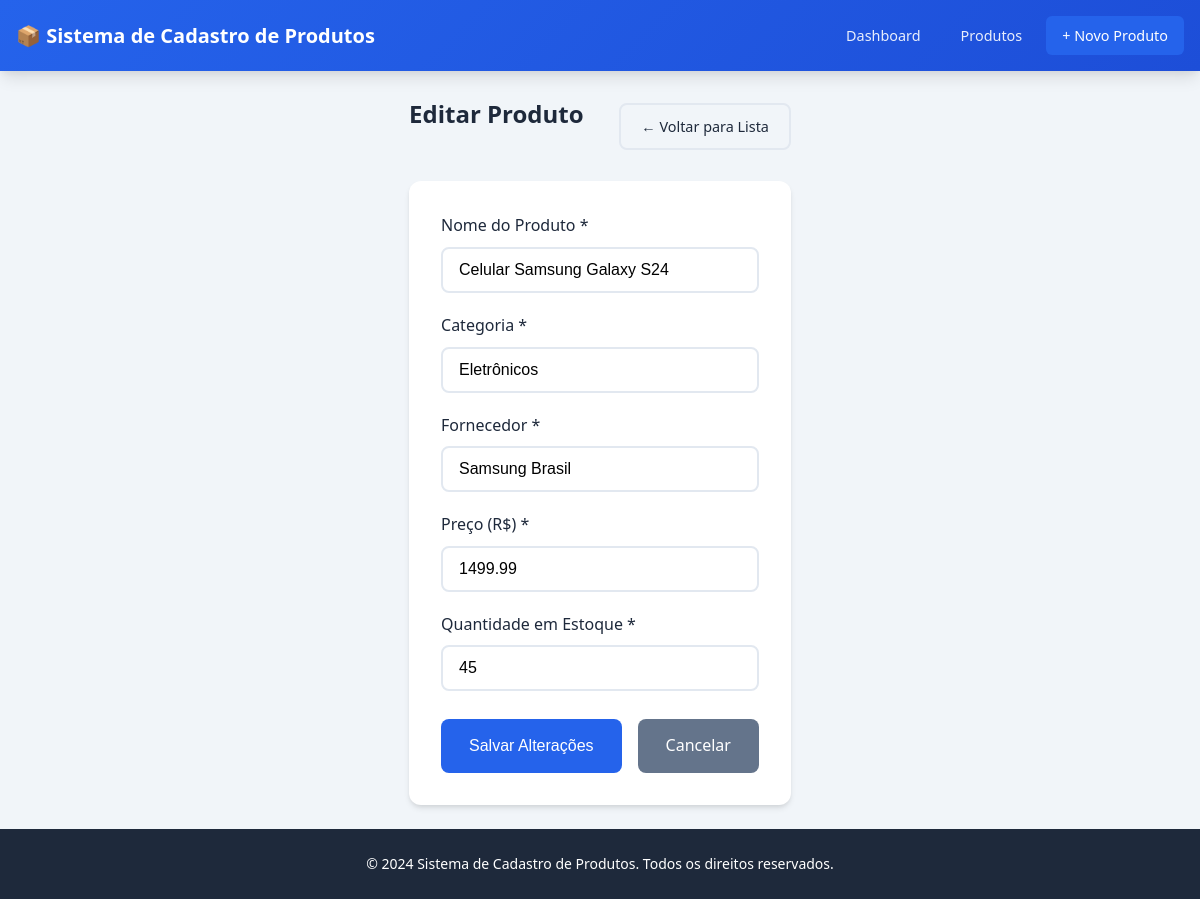
Screenshot of /produto/editar/3 with the database file from the repository.
### tables this page shows
CREATE TABLE produtos (
            id INTEGER PRIMARY KEY AUTOINCREMENT,
            nome TEXT NOT NULL,
            categoria TEXT NOT NULL,
            preco REAL NOT NULL,
            quantidade INTEGER NOT NULL DEFAULT 0,
            fornecedor TEXT NOT NULL,
            criado_em TIMESTAMP DEFAULT CURRENT_TIMESTAMP,
            atualizado_em TIMESTAMP DEFAULT CURRENT_TIMESTAMP
        );

### app.py (the view, shortened to what this page needs)
@app.route('/produto/editar/<int:id>', methods=['GET', 'POST'])
def editar_produto(id):
    conn = get_db_connection()
    produto = conn.execute('SELECT * FROM produtos WHERE id = ?', (id,)).fetchone()
    if not produto:
        flash('Produto não encontrado.', 'error')
        conn.close()
        return redirect(url_for('listar_produtos'))
    conn.close()
    return render_template('formulario.html', produto=produto, acao='editar')

### app.py (called while the page is built)
def get_db_connection():
    conn = sqlite3.connect(DATABASE)
    conn.row_factory = sqlite3.Row
    return conn

### templates/formulario.html (shortened to what this page needs)
<!DOCTYPE html>
<html lang="pt-BR">
<head>
    <link rel="stylesheet" href="{{ url_for('static', filename='style.css') }}">
</head>
<body>
    <header class="header">
        <div class="container">
            <h1>📦 Sistema de Cadastro de Produtos</h1>
            <nav class="nav">
                <a href="{{ url_for('dashboard') }}" class="nav-link">Dashboard</a>
                <a href="{{ url_for('listar_produtos') }}" class="nav-link">Produtos</a>
                <a href="{{ url_for('novo_produto') }}" class="nav-link btn-primary">+ Novo Produto</a>
            </nav>
        </div>
    </header>
    <main class="container main-content">
        <div class="page-header">
            <h2>{% if acao == 'cadastrar' %}Cadastrar Novo Produto{% else %}Editar Produto{% endif %}</h2>
            <a href="{{ url_for('listar_produtos') }}" class="btn btn-outline">← Voltar para Lista</a>
        </div>
        <div class="form-container">
            <form method="POST" action="{% if acao == 'cadastrar' %}{{ url_for('novo_produto') }}{% else %}{{ url_for('editar_produto', id=produto['id']) }}{% endif %}" class="product-form">
                <div class="form-group">
                    <label for="nome">Nome do Produto *</label>
                    <input type="text" id="nome" name="nome" required
                           value="{{ produto['nome'] if produto else '' }}"
                           placeholder="Digite o nome do produto">
                </div>
                <div class="form-row">
                    <div class="form-group">
                        <label for="categoria">Categoria *</label>
                        <input type="text" id="categoria" name="categoria" required
                               value="{{ produto['categoria'] if produto else '' }}"
                               placeholder="Ex: Eletrônicos, Alimentos, etc.">
                    </div>
                    <div class="form-group">
                        <label for="fornecedor">Fornecedor *</label>
                        <input type="text" id="fornecedor" name="fornecedor" required
                               value="{{ produto['fornecedor'] if produto else '' }}"
                               placeholder="Nome do fornecedor">
                    </div>
                </div>
                <div class="form-row">
                    <div class="form-group">
                        <label for="preco">Preço (R$) *</label>
                        <input type="number" id="preco" name="preco" step="0.01" min="0.01" required
                               value="{{ produto['preco'] if produto else '' }}"
                               placeholder="0,00">
                    </div>
                    <div class="form-group">
                        <label for="quantidade">Quantidade em Estoque *</label>
                        <input type="number" id="quantidade" name="quantidade" min="0" required
                               value="{{ produto['quantidade'] if produto else '' }}"
                               placeholder="0">
                    </div>
                </div>
                <div class="form-actions">
                    <button type="submit" class="btn btn-primary btn-lg">
                        {% if acao == 'cadastrar' %}Cadastrar Produto{% else %}Salvar Alterações{% endif %}
                    </button>
                    <a href="{{ url_for('listar_produtos') }}" class="btn btn-secondary btn-lg">Cancelar</a>
                </div>
            </form>
        </div>
    </main>
    <footer class="footer">
        <div class="container">
            <p>&copy; 2024 Sistema de Cadastro de Produtos. Todos os direitos reservados.</p>
        </div>
    </footer>
</body>
</html>

### static/style.css (style rules this page uses)
* { margin: 0; padding: 0; box-sizing: border-box; }
:root { --primary-color: #2563eb; --primary-dark: #1d4ed8; --secondary-color: #64748b; --success-color: #22c55e; --warning-color: #f59e0b; --danger-color: #ef4444; --bg-color: #f1f5f9; --card-bg: #ffffff; --text-color: #1e293b; --text-light: #64748b; --border-color: #e2e8f0; --shadow: 0 4px 6px -1px rgba(0, 0, 0, 0.1), 0 2px 4px -1px rgba(0, 0, 0, 0.06); --shadow-lg: 0 10px 15px -3px rgba(0, 0, 0, 0.1), 0 4px 6px -2px rgba(0, 0, 0, 0.05); }
body { font-family: 'Segoe UI', Tahoma, Geneva, Verdana, sans-serif; background-color: var(--bg-color); color: var(--text-color); line-height: 1.6; min-height: 100vh; display: flex; flex-direction: column; }
.container { max-width: 1200px; margin: 0 auto; padding: 0 16px; }
.header { background: linear-gradient(135deg, var(--primary-color) 0%, var(--primary-dark) 100%); color: white; padding: 1rem 0; box-shadow: var(--shadow-lg); position: sticky; top: 0; z-index: 100; }
.header .container { display: flex; justify-content: space-between; align-items: center; flex-wrap: wrap; gap: 1rem; }
.header h1 { font-size: 1.25rem; font-weight: 600; }
.nav { display: flex; gap: 0.5rem; align-items: center; flex-wrap: wrap; }
.nav-link { color: rgba(255, 255, 255, 0.9); text-decoration: none; padding: 0.5rem 1rem; border-radius: 6px; transition: all 0.3s ease; font-weight: 500; font-size: 0.9rem; white-space: nowrap; }
.main-content { flex: 1; padding: 1.5rem 0; }
.main-content h2 { margin-bottom: 1.5rem; color: var(--text-color); font-size: 1.5rem; }
.page-header { display: flex; justify-content: space-between; align-items: center; margin-bottom: 1.5rem; flex-wrap: wrap; gap: 1rem; }
.btn { display: inline-flex; align-items: center; justify-content: center; gap: 0.5rem; padding: 0.625rem 1.25rem; border: none; border-radius: 8px; font-size: 0.9rem; font-weight: 500; cursor: pointer; text-decoration: none; transition: all 0.2s ease; white-space: nowrap; min-height: 40px; }
.btn-primary { background: var(--primary-color); color: white; }
.btn-secondary { background: var(--secondary-color); color: white; }
.btn-outline { background: transparent; border: 2px solid var(--border-color); color: var(--text-color); }
.btn-lg { padding: 0.875rem 1.75rem; font-size: 1rem; }
.form-container { background: var(--card-bg); border-radius: 12px; padding: 2rem; box-shadow: var(--shadow); max-width: 800px; width: 100%; }
.product-form { display: flex; flex-direction: column; gap: 1.25rem; }
.form-group { display: flex; flex-direction: column; gap: 0.5rem; }
.form-group label { font-weight: 500; color: var(--text-color); }
.form-group input { padding: 0.75rem 1rem; border: 2px solid var(--border-color); border-radius: 8px; font-size: 1rem; transition: border-color 0.3s ease; min-height: 44px; }
.form-row { display: grid; grid-template-columns: repeat(auto-fit, minmax(200px, 1fr)); gap: 1.25rem; }
.form-actions { display: flex; gap: 1rem; flex-wrap: wrap; margin-top: 0.5rem; }
.footer { background: var(--text-color); color: white; padding: 1.5rem 0; text-align: center; margin-top: auto; font-size: 0.875rem; }

### rows the page displays
produtos: nome "Celular Samsung Galaxy S24", categoria "Eletrônicos", fornecedor "Samsung Brasil", preco "1499.99", quantidade "45"
